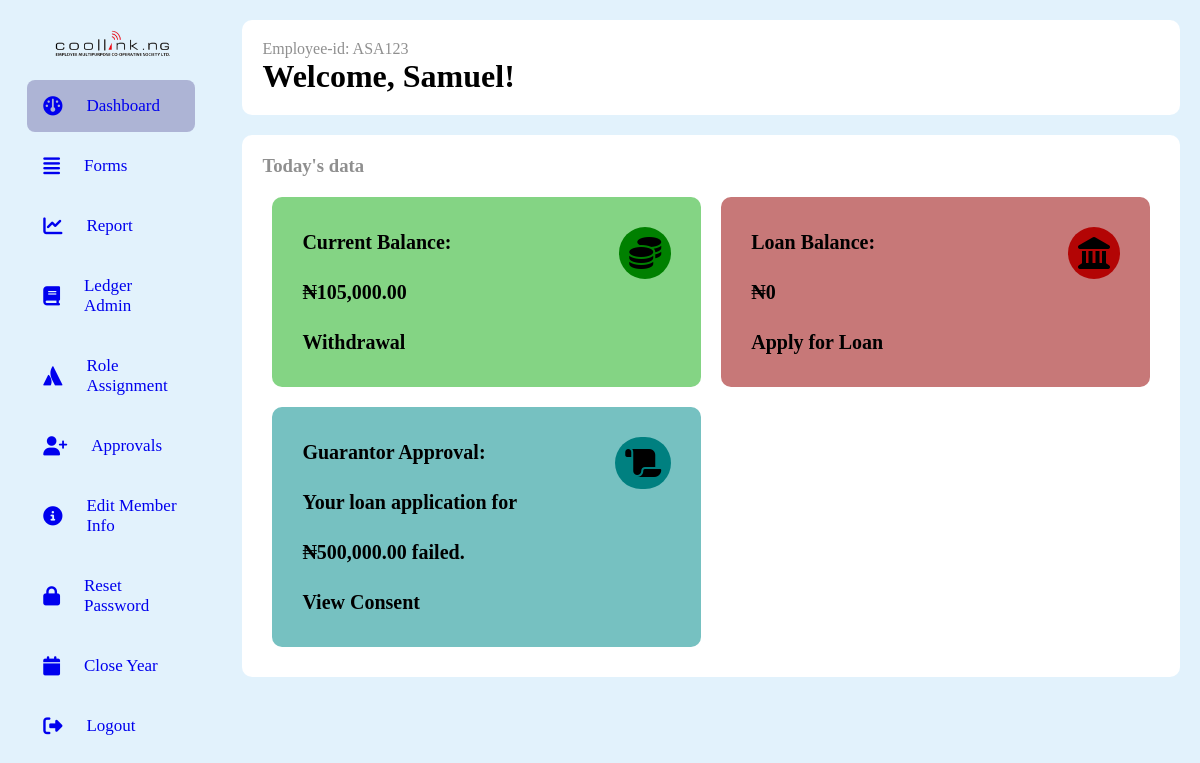
The page /dashboard (signed in) on the database as committed earlier.
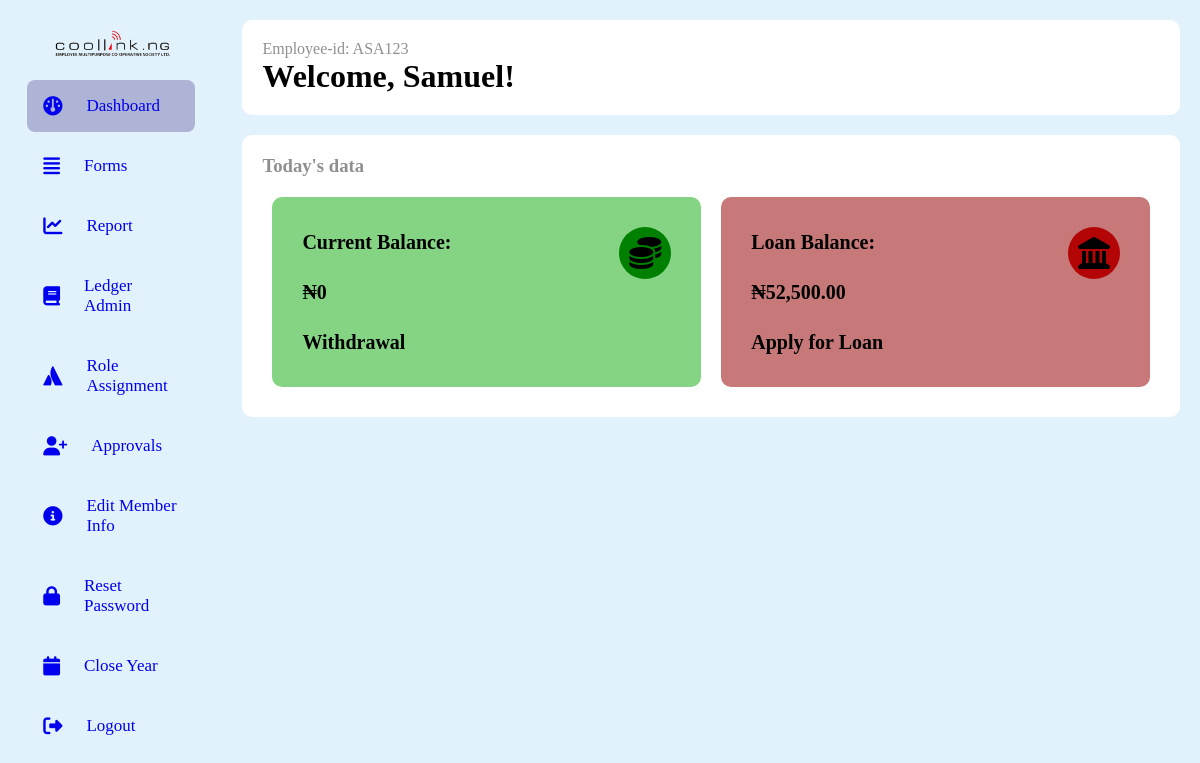
The same page on the database as committed later.
### models.py (models this page shows, shortened)
class Person(db.Model, UserMixin):
    __tablename__ = "persons"
    id = db.Column(db.Integer, primary_key=True)
    name = db.Column(db.String(100), nullable=False)
    role_id = db.Column(db.Integer, db.ForeignKey("roles.id"))
    email = db.Column(db.String, nullable=True, unique=True)
    password = db.Column(db.String(255), nullable=False)
    company_id = db.Column(db.Integer, db.ForeignKey("companies.id"))
    employee_id = db.Column(db.String, nullable=False, unique=True)
    phone_no = db.Column(db.String, unique=True)
    balance_bfd = db.Column(db.Float, default=0.0)
    balance_withheld = db.Column(db.Float, default=0.0)
    available_balance = db.Column(db.Float, default=0.0)
    loan_balance = db.Column(db.Float, default=0.0)
    loan_balance_bfd = db.Column(db.Float, default=0.0)
    loans = db.relationship("Loan", backref="person",foreign_keys="[Loan.person_id]")
    bank_payments_made = db.relationship("BankPayment", backref="payer", lazy=True)
    payments_made = db.relationship("SavingPayment", backref="payer", lazy=True)
    loan_payments_made = db.relationship("LoanPayment", backref="payer", lazy=True)
    def get_guaranteed_payments(self):
        loan = LoanFormPayment.query.filter(LoanFormPayment.guarantors.any(id=self.id)).all()
        ret = [l for l in loan if not l.loan]
        return ret
    @hybrid_property
    def total_balance(self):
        return self.available_balance + self.balance_withheld

class LoanFormPayment(db.Model):
    id = db.Column(db.Integer, primary_key=True)
    name = db.Column(db.String)
    person_id = db.Column(db.Integer, db.ForeignKey('persons.id'), unique=True)
    loan = db.Column(db.Boolean, default=False)
    failed = db.Column(db.Boolean, default=False)
    loan_amount = db.Column(db.Float, default=0.0)
    person = db.relationship("Person", backref="loan_form_payment")
    guarantors = db.relationship("Person", secondary=loan_payment_guarantor_association)
    guarantor_amount = db.Column(db.Float, default=0.0)
    is_approved = db.Column(db.Boolean, default=False)
    consent = db.Column(db.Integer, nullable=True, default=0)
    guarantor_contributions = db.relationship("GuarantorContribution", backref="loan_form_payment")

### app.py (the view)
@app.route("/dashboard")
@login_required
def dashboard():
    person = current_user
    form = SearchForm()
    failed_loan = None
    pre_guarantor = person.get_guaranteed_payments()
    failed_loan = None
    for payment in person.loan_form_payment:
        if payment.failed:
            failed_loan = payment
            break  # Exit the loop if a failed loan is found
    return render_template("dashboard.html", person=person, form=form,consents=pre_guarantor,failed_loan=failed_loan)

### app.py (called while the page is built)
@login_manager.user_loader
def load_user(person_id):
    return Person.query.get(person_id)

@app.before_request
def before_request():
    g.user = current_user

@app.template_filter("currency")
@login_required
def currency(value):
    modified_value = format_currency(value)  # Modify the value as needed
    return modified_value

### filters.py (called while the page is built)
def format_currency(
    value, currency_symbol="₦", decimal_separator=".", thousands_separator=","
):
    if value:
        if value < 0:
            formatted_value = f"-{currency_symbol}{abs(value):,.2f}"
        else:
            formatted_value = f"{currency_symbol}{value:,.2f}"
        formatted_value = formatted_value.replace(".", decimal_separator).replace(
            ",", thousands_separator
        )
    else:
        formatted_value = f"{currency_symbol}0"
    return formatted_value

### templates/dashboard.html (shortened to what the changed rows need)
<!DOCTYPE html>
<html lang="en">
<head>
    <link rel="stylesheet" href="https://cdnjs.cloudflare.com/ajax/libs/font-awesome/6.4.0/css/all.min.css"/>
    <link rel="stylesheet" href="\static\css\style.css">
</head>
<body class="special-dash">
    <div class="full-form-content">
    <div class='all-sections'>
        <div class='section-2'>
        <div class="head-wrap">
            <div class="head-title">
                <span>Employee-id: {{person.employee_id}}</span>
                <h1>Welcome, {{ person.name }}!</h1>
            </div>
        </div>
        <div class="all-cards-wrap-new">
            {%block content%}
            <div class="card-new" id="current-bal-new">
                <div class="container-new">
                    <div class='content-con-new'>
                        <a href="{{url_for('savings_account',person_id=person.id)}}">
                            <div>
                            <p><strong>{{ person.total_balance | currency}}</strong></p>
                            </div>
                        </a>
                    </div>
                </div>
            </div>
            <div class="card-new" id="loan-bal-new">
                <div class="container-new">
                    <div class='content-con-new'>
                        <a href="{{url_for('loan_account',person_id=person.id)}}">
                            <div>
                                <p><strong>{{ person.loan_balance | currency}}</strong></p>
                            </div>
                        </a>
                    </div>
                </div>
            </div>
            {% if failed_loan %}
            <div class="card-new" id="consent-bal-new">
                <div class="container-new">
                    <div class="icon-con" id='landmark-con'>
                        <i class="fa-solid fa-scroll"></i>
                    </div>
                    <div class='content-con-new'>
                        <a href="">
                            <div>
                                <p><strong>Guarantor Approval:</strong></p>
                            </div>
                            <div>
                                <p><strong>Your loan application for {{ failed_loan.loan_amount | currency }} failed.</strong></p>
                            </div>
                        </a>
                        <a href="{{url_for('update_loan',loan_id=failed_loan.id)}}">
                            <div>
                                <p><strong>View Consent</strong></p>
                            </div>
                        </a>
                    </div>
                </div>
            </div>
            {% endif %}
        </div>
    </div>
    </div>
    </div>
</body>
{%endblock%}

Rows that differ between the two databases and show on the page:
removed LoanFormPayment: loan_amount "₦500,000.00"
changed Person "Samuel": total_balance "₦105,000.00" → "₦0"; loan_balance "₦0" → "₦52,500.00"
Other text that changed with them:
text no longer shown: "Guarantor Approval: Your loan application for failed. View Consent"
